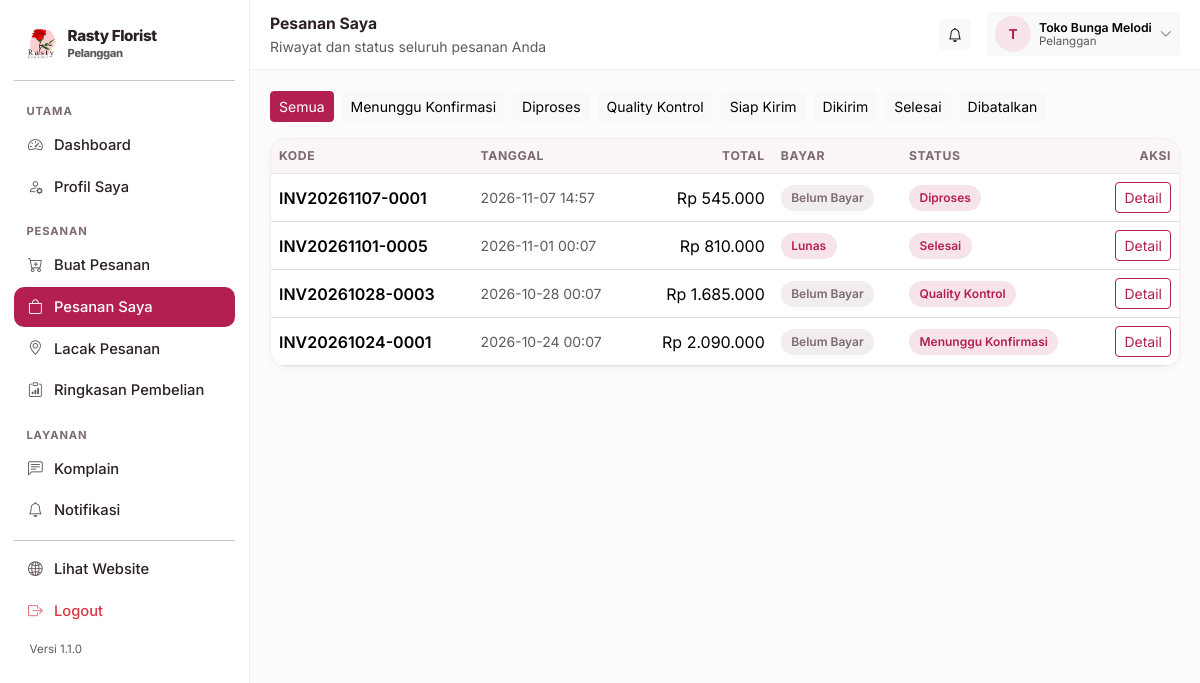
The app's page /pelanggan/pesanan (signed in) with its own data.
### tables this page shows
CREATE TABLE settings (
    key TEXT PRIMARY KEY,
    value TEXT
);

CREATE TABLE users (
    id INTEGER PRIMARY KEY AUTOINCREMENT,
    username TEXT UNIQUE NOT NULL,
    password_hash TEXT NOT NULL,
    nama TEXT NOT NULL,
    role TEXT NOT NULL,
    telepon TEXT DEFAULT '',
    email TEXT DEFAULT '',
    alamat TEXT DEFAULT '',
    aktif INTEGER NOT NULL DEFAULT 1,
    created_at TEXT NOT NULL
);

CREATE TABLE orders (
    id INTEGER PRIMARY KEY AUTOINCREMENT,
    kode TEXT UNIQUE NOT NULL,
    user_id INTEGER,
    nama_pelanggan TEXT NOT NULL,
    telepon TEXT DEFAULT '',
    alamat TEXT DEFAULT '',
    catatan TEXT DEFAULT '',
    subtotal INTEGER NOT NULL DEFAULT 0,
    ongkir INTEGER NOT NULL DEFAULT 0,
    total INTEGER NOT NULL DEFAULT 0,
    metode_bayar TEXT DEFAULT 'Transfer Bank',
    status TEXT NOT NULL DEFAULT 'Menunggu Konfirmasi',
    status_bayar TEXT NOT NULL DEFAULT 'Belum Bayar',
    pengiriman TEXT DEFAULT 'Dikirim',
    dibuat_oleh INTEGER,
    created_at TEXT NOT NULL,
    updated_at TEXT NOT NULL
, kode_lacak TEXT DEFAULT '');

### blueprints/customer.py (the view)
@bp.route("/pesanan")
def orders():
    user = helpers.current_user()
    status = request.args.get("status", "")
    sql = "SELECT * FROM orders WHERE user_id = ?"
    args = [user["id"]]
    if status:
        sql += " AND status = ?"
        args.append(status)
    sql += " ORDER BY id DESC"
    return render_template("customer/orders.html", orders=database.query(sql, args), status=status)

### blueprints/customer.py (called while the page is built)
@bp.before_request
@helpers.role_required("pelanggan")
def guard():
    pass

### db.py (called while the page is built)
def invoice_logo_px(settings=None):
    ukuran = (settings or all_settings()).get("invoice_logo_ukuran", "sedang")
    for kunci, _label, px in INVOICE_LOGO_UKURAN:
        if kunci == ukuran:
            return px
    return 64

def katalog_dari(settings):
    return {key: settings.get(key, "1") == "1" for key, _label, _ket in KATALOG_SEKSI}

def pengiriman_metode(settings=None):
    data = settings or all_settings()
    aktif = [label for key, label, _ket in PENGIRIMAN_METODE
             if data.get(key, "1") == "1"]
    return aktif or [PENGIRIMAN_METODE[1][1]]

def jam_harian(settings=None):
    data = settings or all_settings()
    hasil = {}
    for key, _label in HARI:
        buka, tutup = JAM_BAWAAN[key]
        hasil[key] = (data.get("jam_buka_" + key, buka), data.get("jam_tutup_" + key, tutup))
    return hasil

def jam_dari(settings):
    return {key: (settings.get("jam_buka_" + key, JAM_BAWAAN[key][0]),
                  settings.get("jam_tutup_" + key, JAM_BAWAAN[key][1]))
            for key, _label in HARI}

def _jam_teks(nilai):
    return nilai.replace(":", ".")

def jam_daftar(settings=None):
    data = settings or all_settings()
    jam = jam_dari(data)
    rows = []
    for key, label in HARI:
        buka, tutup = jam[key]
        rows.append({
            "key": key,
            "label": label,
            "buka": buka,
            "tutup": tutup,
            "tutup_hari": buka == tutup or not buka or not tutup,
            "teks": "%s – %s WIB" % (_jam_teks(buka), _jam_teks(tutup)),
        })
    return rows

def jam_ringkas(settings=None):
    rows = jam_daftar(settings)
    grup = []
    for row in rows:
        nilai = "Tutup" if row["tutup_hari"] else row["teks"]
        if grup and grup[-1][1] == nilai:
            grup[-1][2] = row["label"]
        else:
            grup.append([row["label"], nilai, row["label"]])
    hasil = []
    for awal, nilai, akhir in grup:
        label = awal if awal == akhir else "%s – %s" % (awal, akhir)
        hasil.append((label, nilai))
    return hasil

def toko_buka(settings=None, saat=None):
    saat = saat or datetime.now()
    key = HARI[saat.weekday()][0]
    buka, tutup = jam_harian(settings)[key]
    try:
        jam_buka = datetime.strptime(buka, "%H:%M").time()
        jam_tutup = datetime.strptime(tutup, "%H:%M").time()
    except ValueError:
        return False
    return jam_buka <= saat.time() <= jam_tutup

### templates/customer/orders.html (shortened to what this page needs)
{% extends "panel_base.html" %}
{% block heading %}Pesanan Saya{% endblock %}
{% block subheading %}Riwayat dan status seluruh pesanan Anda{% endblock %}
{% block content %}
<div class="d-flex flex-wrap gap-2 mb-3">
  <a class="btn btn-sm {{ 'btn-primary' if not status else 'btn-light' }}" href="{{ url_for('customer.orders') }}">Semua</a>
  {% for s in ORDER_STATUS %}
  <a class="btn btn-sm {{ 'btn-primary' if status == s else 'btn-light' }}" href="{{ url_for('customer.orders', status=s) }}">{{ s }}</a>
  {% endfor %}
</div>
<div class="rf-card p-0 overflow-hidden">
  <div class="table-responsive rf-scroll-x">
    <table class="table table-rf align-middle mb-0">
      <thead><tr><th>Kode</th><th>Tanggal</th><th class="text-end">Total</th><th>Bayar</th><th>Status</th><th class="text-end">Aksi</th></tr></thead>
      <tbody>
        {% for o in orders %}
        <tr>
          <td class="fw-semibold">{{ o.kode }}</td>
          <td class="small text-muted">{{ o.created_at[:16] }}</td>
          <td class="text-end">{{ rupiah(o.total) }}</td>
          <td><span class="rf-chip {{ 'gray' if o.status_bayar != 'Lunas' }}">{{ o.status_bayar }}</span></td>
          <td><span class="rf-chip">{{ o.status }}</span></td>
          <td class="text-end">
            <a class="btn btn-sm btn-outline-rf" href="{{ url_for('customer.order_detail', order_id=o.id) }}">Detail</a>
          </td>
        </tr>
        {% else %}
        <tr><td colspan="6"><div class="rf-empty">Belum ada pesanan pada filter ini.</div></td></tr>
        {% endfor %}
      </tbody>
    </table>
  </div>
</div>
{% endblock %}

### templates/panel_base.html (shortened to what this page needs)
<!doctype html>
<html lang="id">
<head>
  <link href="https://cdn.jsdelivr.net/npm/bootstrap@5.3.3/dist/css/bootstrap.min.css" rel="stylesheet">
  <link href="https://cdn.jsdelivr.net/npm/bootstrap-icons@1.11.3/font/bootstrap-icons.min.css" rel="stylesheet">
</head>
<body>
<div class="rf-shell">
  <aside class="rf-sidebar" id="rfSidebar">
    <a href="{{ panel_url }}" class="d-flex align-items-center gap-2 rf-brand px-2 py-2 mb-2">
      {% if settings.logo %}
        <img src="{{ url_for('static', filename='uploads/' + settings.logo) }}" alt="Logo">
      {% else %}
        <span class="rf-brand-mark">R</span>
      {% endif %}
      <div>
        <div style="font-size:.95rem;line-height:1.1">{{ settings.nama_toko }}</div>
        <div class="small text-muted" style="font-size:.7rem">{{ ROLE_LABEL.get(current_user.role, '') }}</div>
      </div>
    </a>
    <hr class="my-2">
    <ul class="nav flex-column">
      {% for grup, item_menu in menu %}
        {% set visible = item_menu | selectattr('2', 'in', features_aktif) | list %}
        {% if visible %}
          <li class="rf-sidebar-head">{{ grup }}</li>
          {% for label, endpoint, fitur, ikon in visible %}
          <li class="nav-item">
            <a class="nav-link {% if request.endpoint == endpoint %}active{% endif %}" href="{{ url_for(endpoint) }}">
              <span class="rf-ico"><i class="bi bi-{{ ikon }}"></i></span>
              <span>{{ label }}</span>
            </a>
          </li>
          {% endfor %}
        {% endif %}
      {% endfor %}
    </ul>
    <hr class="my-2">
    <ul class="nav flex-column">
      <li class="nav-item">
        <a class="nav-link" href="{{ url_for('public.index') }}" target="_blank">
          <span class="rf-ico"><i class="bi bi-globe2"></i></span><span>Lihat Website</span>
        </a>
      </li>
      <li class="nav-item">
        <a class="nav-link text-danger" href="{{ url_for('auth.logout') }}">
          <span class="rf-ico"><i class="bi bi-box-arrow-right"></i></span><span>Logout</span>
        </a>
      </li>
    </ul>
    <div class="px-3 pt-2 pb-3 small text-muted" style="font-size:.72rem">
      Versi {{ APP_VERSION }}
    </div>
  </aside>
  <div class="rf-main">
    <div class="rf-topbar">
      <div class="flex-grow-1">
        <div class="fw-bold" style="font-size:.98rem">{% block heading %}Panel{% endblock %}</div>
        <div class="small text-muted">{% block subheading %}{% endblock %}</div>
      </div>
      <a href="{{ notif_url or url_for('public.index') }}" class="btn btn-sm btn-light position-relative">
        <i class="bi bi-bell"></i>
      </a>
      <div class="dropdown">
        <button class="btn btn-sm btn-light d-flex align-items-center gap-2 border-0" type="button"
                data-bs-toggle="dropdown" data-bs-display="static" aria-expanded="false">
          <span class="rf-avatar">{{ current_user.nama[:1]|upper }}</span>
          <span class="d-none d-md-block small text-start" style="line-height:1.1">
            <span class="fw-semibold d-block">{{ current_user.nama }}</span>
            <span class="text-muted d-block" style="font-size:.72rem">{{ ROLE_LABEL.get(current_user.role, '') }}</span>
          </span>
          <i class="bi bi-chevron-down small text-muted"></i>
        </button>
      </div>
    </div>
    <div class="rf-content">
      {% block content %}{% endblock %}
    </div>
  </div>
</div>
</body>
</html>

### records on screen
settings: value (picture)
settings: nama_toko "Rasty Florist"
users: get "Pelanggan", nama "T", nama "Toko Bunga Melodi"
orders: kode "INV20261107-0001", created_at "2026-11-07 14:57", total "Rp 545.000", status_bayar "Belum Bayar", status "Diproses"
orders: kode "INV20261101-0005", created_at "2026-11-01 00:07", total "Rp 810.000", status_bayar "Lunas", status "Selesai"
orders: kode "INV20261028-0003", created_at "2026-10-28 00:07", total "Rp 1.685.000", status_bayar "Belum Bayar", status "Quality Kontrol"
orders: kode "INV20261024-0001", created_at "2026-10-24 00:07", total "Rp 2.090.000", status_bayar "Belum Bayar", status "Menunggu Konfirmasi"

### other values on screen
{{ grup }} "UTAMA" "PESANAN" "LAYANAN"
{{ label }} "Dashboard" "Profil Saya" "Buat Pesanan" "Pesanan Saya" "Lacak Pesanan" "Ringkasan Pembelian" "Komplain" "Notifikasi"
{{ APP_VERSION }} "1.1.0"
{{ s }} "Menunggu Konfirmasi" "Diproses" "Quality Kontrol" "Siap Kirim" "Dikirim" "Selesai" "Dibatalkan"
